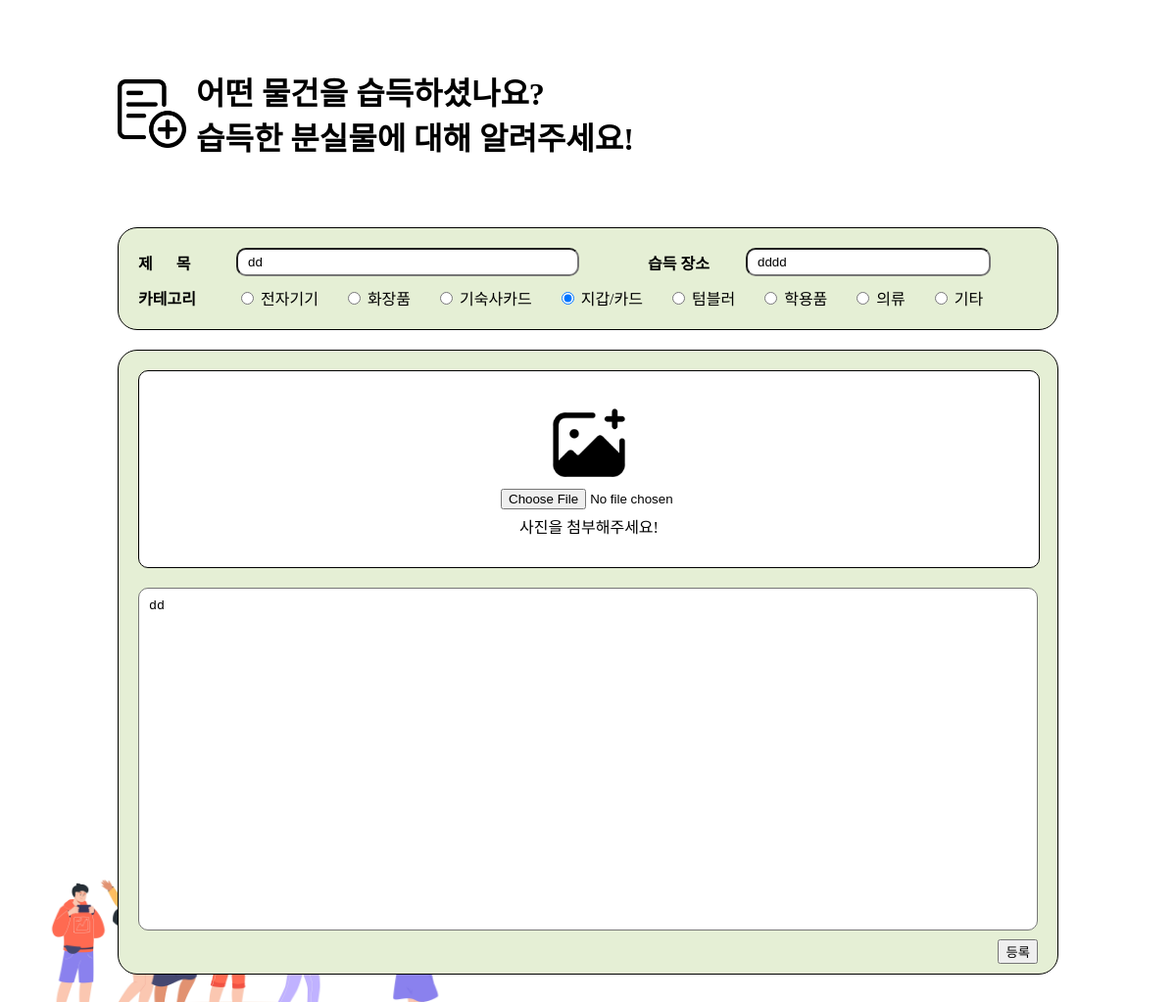
Page /message/find/update_post/28/ (signed in) on the committed database.
### message/models.py (models this page shows, shortened)
class FindItem(models.Model):
    title = models.CharField(max_length=30)
    author = models.ForeignKey(settings.AUTH_USER_MODEL, null=True, on_delete=models.SET_NULL)
    place = models.CharField(max_length=15, null=True)
    created_at = models.DateTimeField(auto_now_add=True)
    category = models.ForeignKey(Category, null=True, on_delete=models.SET_NULL)
    head_image = models.ImageField(upload_to='message/images/find/%Y/%m/%d/', blank=True)
    content = models.TextField()

class Category(models.Model):
    name = models.CharField(max_length=10, unique=True)
    slug = models.SlugField(max_length=100, unique=True, allow_unicode=True)
    head_image = models.ImageField(upload_to='message/images/category/', blank=True)
    def __str__(self):
        return self.name
    class Meta:
        verbose_name_plural = 'Categories'

### message/views.py (the view)
# urls.py: path('find/update_post/<int:pk>/', views.FindPostUpdate.as_view()),
class FindPostUpdate(LoginRequiredMixin, UpdateView):
    model = FindItem
    fields = ['title', 'place', 'category', 'head_image', 'content']
    template_name = 'message/findItem_update_form.html'
    context_object_name = 'find'
    def dispatch(self, request, *args, **kwargs):
        if (request.user.is_authenticated and
                (request.user == self.get_object().author or request.user.is_superuser or request.user.is_staff)):
            return super(FindPostUpdate, self).dispatch(request, *args, **kwargs)
        else:
            raise PermissionDenied

### message/templates/message/findItem_update_form.html (shortened to what this page needs)
<!DOCTYPE html>
{% load static %}
<html lang="ko">
<head>
    <link rel="stylesheet" href="{% static 'message/css/base_form.css' %}" media="screen">
</head>
<body>
    <div class="container">
        <div class="main-title">
            <img class="main-title-image" src="/static/message/image/new_post_icon.png">
            <div class="main-title-font">
                어떤 물건을 습득하셨나요?<br>습득한 분실물에 대해 알려주세요!
            </div>
        </div>
        <div class="form-container">
            <form class="form" method="post" enctype="multipart/form-data" onsubmit="return checkSelection()">
                <div class="form-content-info">
                    <div class="form-title-container">
                        <div class="form-label">제&nbsp;&nbsp;&nbsp;&nbsp;&nbsp;&nbsp;목</div>
                        <div class="form-title-input">{{ form.title }}</div>
                        <div class="form-label">습득 장소</div>
                        <div class="form-place-input">{{ form.place }}</div>
                    </div>
                    <div class="form-category-container">
                        <div class="form-label">카테고리</div>
                        <div class="form-category-select">
                            {% for value, label in form.fields.category.choices %}
                            {% if forloop.first %}
                            {% else %}
                            {% if value == form.category.value %}
                            <div class="form-category-select-element">
                                <input type="radio" id="category_{{ forloop.counter }}" name="category"
                                    value="{{ value }}" checked>
                                <label for="category_{{ forloop.counter }}">{{ label }}</label>
                            </div>
                            {% else %}
                            <div class="form-category-select-element">
                                <input type="radio" id="category_{{ forloop.counter }}" name="category"
                                    value="{{ value }}">
                                <label for="category_{{ forloop.counter }}">{{ label }}</label>
                            </div>
                            {% endif %}
                            {% endif %}
                            {% endfor %}
                        </div>
                    </div>
                </div>
                <div class="form-content">
                    <div class="form-image-container">
                        <div class="form-image-file">
                            {% if form.head_image.value %}
                            {{ form.head_image }}
                            {% else %}
                            <img src="/static/message/image/image.png" width="90px" height="90px" alt="이미지"
                                id="previewImage">
                            {{ form.head_image }}
                            <div class="form-image-text" id="imageText">
                                사진을 첨부해주세요!
                            </div>
                            {% endif %}
                        </div>
                    </div>
                    <div class="form-content-container">
                        <div class="form-content-input">{{ form.content }}</div>
                    </div>
                    <div class="submit-button">
                        <button type="submit">등록</button>
                    </div>
                </div>
            </form>
        </div>
    </div>
</body>
</html>

### message/static/message/css/base_form.css (style rules this page uses)
body { font-family: 'EASTARJET-Medium'; background-image: url(/static/message/image/form.jpg); background-position: left 0 bottom -30px; background-size: 480px 270px; background-attachment: fixed; background-repeat: no-repeat; }
.container { width: 960px; display: grid; margin: 70px auto 0px auto; }
.main-title { display: flex; align-items: center; }
.main-title-image { width: 70px; height: 70px; margin-right: 10px; }
.form-container { max-width: 100%; margin: 70px 0; }
.form { width: 960px; }
.form-content-info { background-color: #E5EFD5; border: 1px solid black; border-radius: 20px; padding: 20px; margin-bottom: 20px; }
.form-content { background-color: #E5EFD5; border: 1px solid black; border-radius: 20px; padding: 20px 20px 40px 20px; }
.form-title-container { display: flex; align-items: center; margin-bottom: 10px; }
.form-title-input { width: 350px; margin-right: 70px; }
.form-place-input { width: 250px; }
.form-category-container { display: flex; align-items: center; }
.form-label { font-size: medium; font-weight: 600; width: 100px; text-align: left; }
input[type=text] { width: 100%; box-sizing: border-box; padding: 5px 10px; border-radius: 10px; }
.form-category-select { display: flex; align-items: center; gap: 25px; }
.form-image-container { display: flex; flex-direction: column; align-items: center; justify-content: center; width: 100%; height: 200px; background-color: white; border: 1px solid black; border-radius: 10px; margin-bottom: 20px; }
.form-image-file { display: flex; flex-direction: column; align-items: center; }
#id_head_image { width: 180px; }
.form-image-text { margin-top: 5px; }
textarea { width: 100%; height: 350px; padding: 10px; box-sizing: border-box; border-radius: 10px; resize: none; }
.main-title-font { font-size: xx-large; font-weight: 900; }
.submit-button { float: right; margin: 5px 0; }

### rows in the picture
FindItem: title "dd", place "dddd", content "dd"
Category: choices "전자기기"
Category: choices "화장품"
Category: choices "기숙사카드"
Category: choices "지갑/카드"
Category: choices "텀블러"
Category: choices "학용품"
Category: choices "의류"
Category: choices "기타"
